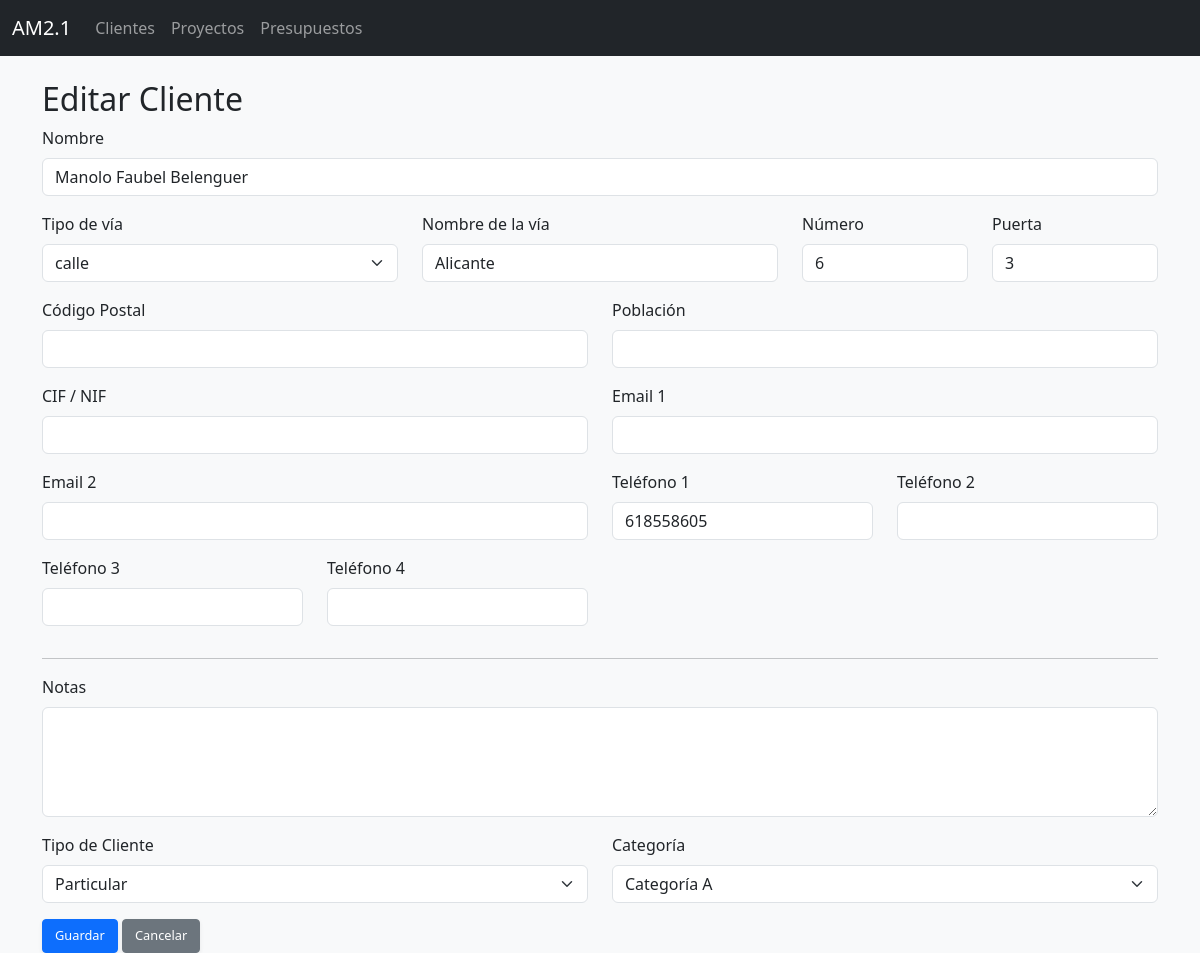
The app's page /clientes/editar/5 with its own data.
### tables this page shows
CREATE TABLE clientes (
            id INTEGER PRIMARY KEY AUTOINCREMENT,
            nombre TEXT NOT NULL,
            tipo_via TEXT,
            nombre_via TEXT,
            numero_via TEXT,
            puerta TEXT,
            codigo_postal TEXT,
            cif_nif TEXT,
            telefono1 TEXT,
            telefono2 TEXT,
            telefono3 TEXT,
            telefono4 TEXT,
            mail1 TEXT,
            mail2 TEXT,
            poblacion TEXT
        , notas TEXT, tipo_cliente TEXT, categoria_cliente TEXT);

### clientes.py (the view, shortened to what this page needs)
@clientes_bp.route("/clientes/editar/<int:cliente_id>", methods=["GET", "POST"])
def editar_cliente(cliente_id):
    cliente = db.execute_query("SELECT * FROM clientes WHERE id = ?", (cliente_id,), fetchone=True)
    return render_template("clientes_editar.html", cliente=cliente)

### dbhelper.py (called while the page is built)
    def execute_query(self, query, params=(), fetch=False, fetchone=False):
        with sqlite3.connect(self.db_path) as conn:
            conn.row_factory = sqlite3.Row  # Permite acceder a columnas por nombre
            cursor = conn.cursor()
            cursor.execute(query, params)
            result = None
            if fetch:
                result = cursor.fetchall()
            elif fetchone:
                result = cursor.fetchone()
            else:
                result = cursor.lastrowid
            conn.commit()
        return result

### templates/clientes_editar.html (shortened to what this page needs)
{% extends "layout.html" %}
{% block content %}
<div class="container mt-4">
  <h2>Editar Cliente</h2>
  <form method="post">
    <div class="mb-3">
      <label for="nombre" class="form-label">Nombre</label>
      <input type="text" class="form-control" name="nombre" id="nombre" value="{{ cliente['nombre'] }}" required>
    </div>
    <div class="row">
      <div class="col-md-4 mb-3">
        <label for="tipo_via" class="form-label">Tipo de vía</label>
        <select class="form-select" name="tipo_via" id="tipo_via">
          {% set tipos = [
            'acceso', 'andador', 'avenida', 'calle', 'callejón', 'camino', 'carretera',
            'cno. nuevo', 'cno. viejo', 'glorieta', 'pasaje', 'partida', 'paseo', 'plaza',
            'polígono', 'ronda', 'travesía', 'urbanización', 'vía'
          ] %}
          {% for tipo in tipos %}
            <option value="{{ tipo }}" {% if cliente['tipo_via'] == tipo %}selected{% endif %}>{{ tipo }}</option>
          {% endfor %}
        </select>
      </div>
      <div class="col-md-4 mb-3">
        <label for="nombre_via" class="form-label">Nombre de la vía</label>
        <input type="text" class="form-control" name="nombre_via" id="nombre_via" value="{{ cliente['nombre_via'] }}">
      </div>
      <div class="col-md-2 mb-3">
        <label for="numero_via" class="form-label">Número</label>
        <input type="text" class="form-control" name="numero_via" id="numero_via" value="{{ cliente['numero_via'] }}">
      </div>
      <div class="col-md-2 mb-3">
        <label for="puerta" class="form-label">Puerta</label>
        <input type="text" class="form-control" name="puerta" id="puerta" value="{{ cliente['puerta'] }}">
      </div>
    </div>
    <div class="row">
      <div class="col-md-6 mb-3">
        <label for="codigo_postal" class="form-label">Código Postal</label>
        <input type="text" class="form-control" name="codigo_postal" id="codigo_postal" value="{{ cliente['codigo_postal'] }}">
      </div>
      <div class="col-md-6 mb-3">
        <label for="poblacion" class="form-label">Población</label>
        <input type="text" class="form-control" name="poblacion" id="poblacion" value="{{ cliente['poblacion'] }}">
      </div>
    </div>
    <div class="row">
      <div class="col-md-6 mb-3">
        <label for="cif_nif" class="form-label">CIF / NIF</label>
        <input type="text" class="form-control" name="cif_nif" id="cif_nif" value="{{ cliente['cif_nif'] }}">
      </div>
      <div class="col-md-6 mb-3">
        <label for="mail1" class="form-label">Email 1</label>
        <input type="email" class="form-control" name="mail1" id="mail1" value="{{ cliente['mail1'] }}">
      </div>
    </div>
    <div class="row">
      <div class="col-md-6 mb-3">
        <label for="mail2" class="form-label">Email 2</label>
        <input type="email" class="form-control" name="mail2" id="mail2" value="{{ cliente['mail2'] }}">
      </div>
      <div class="col-md-3 mb-3">
        <label for="telefono1" class="form-label">Teléfono 1</label>
        <input type="text" class="form-control" name="telefono1" id="telefono1" value="{{ cliente['telefono1'] }}">
      </div>
      <div class="col-md-3 mb-3">
        <label for="telefono2" class="form-label">Teléfono 2</label>
        <input type="text" class="form-control" name="telefono2" id="telefono2" value="{{ cliente['telefono2'] }}">
      </div>
    </div>
    <div class="row">
      <div class="col-md-3 mb-3">
        <label for="telefono3" class="form-label">Teléfono 3</label>
        <input type="text" class="form-control" name="telefono3" id="telefono3" value="{{ cliente['telefono3'] }}">
      </div>
      <div class="col-md-3 mb-3">
        <label for="telefono4" class="form-label">Teléfono 4</label>
        <input type="text" class="form-control" name="telefono4" id="telefono4" value="{{ cliente['telefono4'] }}">
      </div>
    </div>
    <hr>
    <div class="mb-3">
      <label for="notas" class="form-label">Notas</label>
      <textarea class="form-control" name="notas" id="notas" rows="4">{{ cliente["notas"] or "" }}</textarea>
    </div>
    <div class="row">
      <div class="col-md-6 mb-3">
        <label for="tipo_cliente" class="form-label">Tipo de Cliente</label>
        <select class="form-select" name="tipo_cliente" id="tipo_cliente" required>
          <option value="Particular" {% if cliente["tipo_cliente"] == 'Particular' %}selected{% endif %}>Particular</option>
        </select>
      </div>
      <div class="col-md-6 mb-3">
        <label for="categoria_cliente" class="form-label">Categoría</label>
        <select class="form-select" name="categoria_cliente" id="categoria_cliente" required>
          <option value="A" {% if cliente["categoria_cliente"] == 'A' %}selected{% endif %}>Categoría A</option>
        </select>
      </div>
    </div>
    <button type="submit" class="btn btn-primary">Guardar</button>
    <a href="{{ url_for('clientes_bp.listar_clientes') }}" class="btn btn-secondary">Cancelar</a>
  </form>
</div>
{% endblock %}

### static/custom.css (style rules this page uses)
.btn, .btn-primary, .btn-secondary, .btn-warning, .btn-danger, .btn-info { border-radius: 0.25rem; box-shadow: 0 0.125rem 0.25rem rgba(0, 0, 0, 0.075); font-size: 0.8rem; }

### records on screen
clientes: nombre "Manolo Faubel Belenguer", tipo_via "calle", nombre_via "Alicante", numero_via "6", puerta "3", telefono1 "618558605", tipo_cliente "Particular", categoria_cliente "Categoría A"
